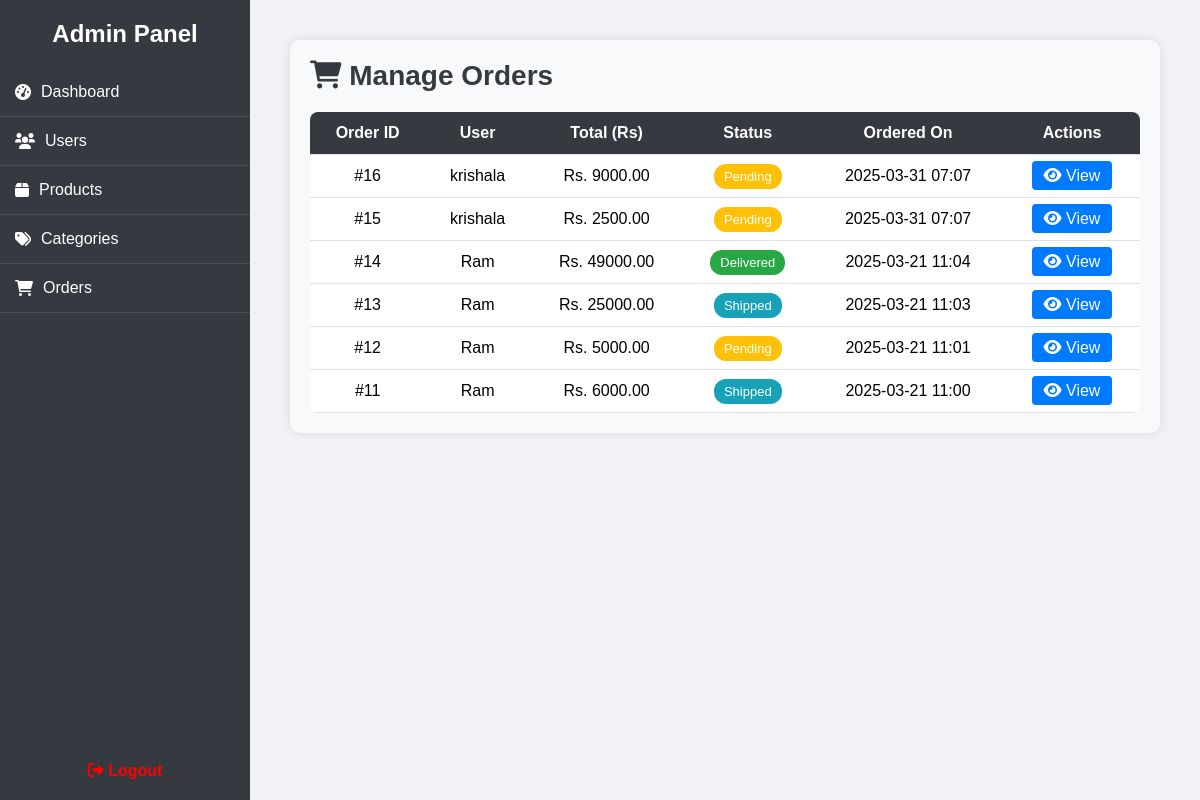
The app's page /accounts/admin/orders/, older data.
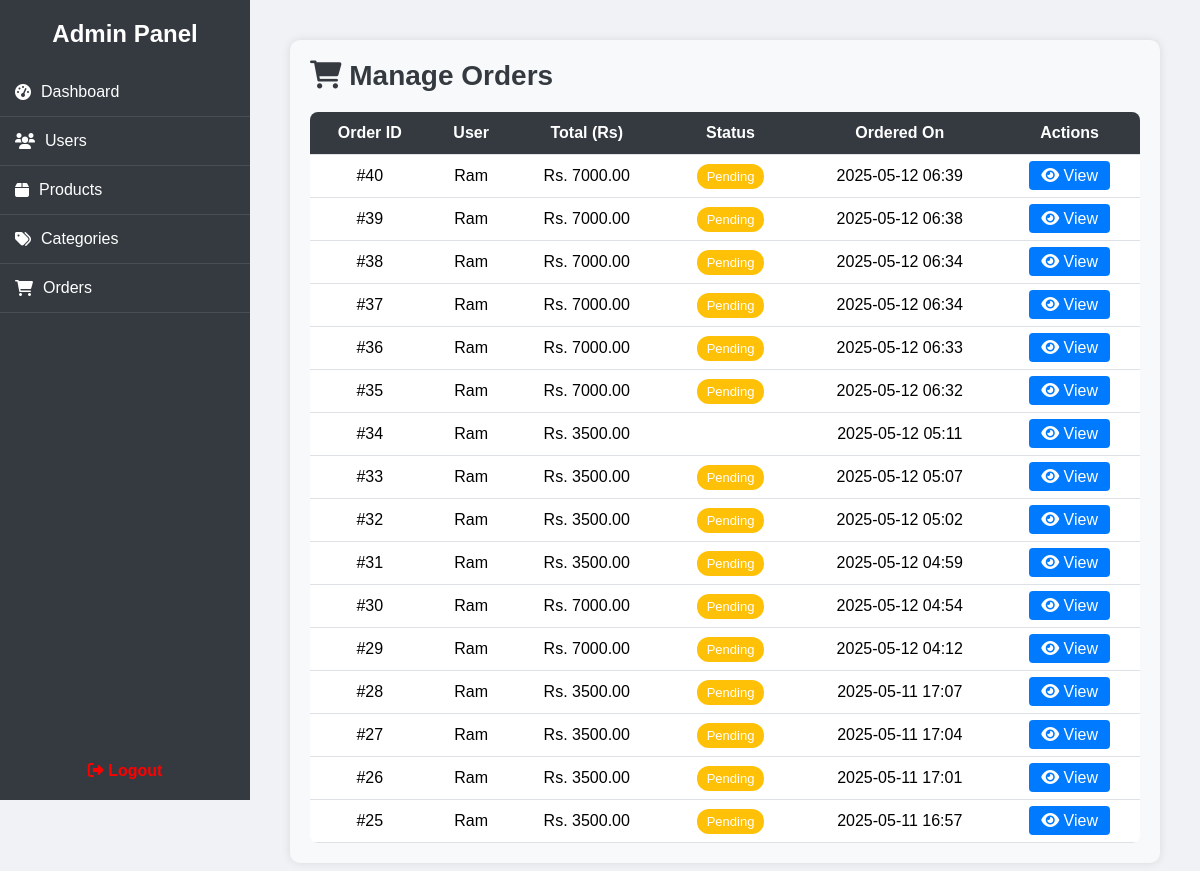
The same page, newer data.
### accounts/models.py (models this page shows, shortened)
class Order(models.Model):
    user = models.ForeignKey(CustomUser, on_delete=models.CASCADE)
    products = models.ManyToManyField(Product, through='OrderItem')
    total_price = models.DecimalField(max_digits=10, decimal_places=2)
    shipping_address = models.TextField()
    order_date = models.DateTimeField(auto_now_add=True)
    transaction_code = models.CharField(max_length=100, blank=True, null=True)
    status = models.CharField(
        max_length=20,
        choices=[("Pending", "Pending"), ("Shipped", "Shipped"), ("Delivered", "Delivered")],
        default="Pending"
    )

class CustomUser(AbstractUser):
    is_admin = models.BooleanField(default=False)
    profile_picture=models.ImageField(upload_to="profile_pictures/",default="profile_pictures/default.jpg")

### accounts/views.py (the view)
# urls.py: path('admin/orders/', views.admin_orders, name='admin_orders'),
def admin_orders(request):
    orders = Order.objects.select_related('user').order_by('-order_date')
    return render(request, 'accounts/admin_orders.html', {'orders': orders})

### accounts/context_processors.py (called while the page is built)
def category_list(request):
    categories = Category.objects.all()
    return {"categories": categories}

### accounts/templates/accounts/admin_orders.html (shortened to what this page needs)
{% extends 'accounts/admin_dashboard.html' %}
{% load static %}
{% block content %}
<div class="orders-container">
    <div class="orders-header">
        <h2><i class="fas fa-shopping-cart"></i> Manage Orders</h2>
    </div>
    <table>
        <thead>
            <tr>
                <th>Order ID</th>
                <th>User</th>
                <th>Total (Rs)</th>
                <th>Status</th>
                <th>Ordered On</th>
                <th>Actions</th>
            </tr>
        </thead>
        <tbody>
            {% for order in orders %}
            <tr>
                <td>#{{ order.id }}</td>
                <td>{{ order.user.username }}</td>
                <td>Rs. {{ order.total_price }}</td>
                <td>
                    <span class="status-badge status-{{ order.status }}">{{ order.status }}</span>
                </td>
                <td>{{ order.order_date|date:"Y-m-d H:i" }}</td>
                <td>
                    <a href="{% url 'order_detail' order.id %}" class="view-link"><i class="fas fa-eye"></i> View</a>
                </td>
            </tr>
            {% empty %}
            <tr><td colspan="6">No orders found.</td></tr>
            {% endfor %}
        </tbody>
    </table>
</div>
{% endblock %}

### accounts/templates/accounts/admin_dashboard.html (shortened to what this page needs)
<!DOCTYPE html>
<html lang="en">
<head>
    <link rel="stylesheet" href="https://cdnjs.cloudflare.com/ajax/libs/font-awesome/6.0.0/css/all.min.css">
</head>
<body>
     {% block sidebar %}
    <div class="sidebar">
        <h2>Admin Panel</h2>
        <ul>
            <li><a href="{% url 'admin_dashboard' %}"><i class="fas fa-tachometer-alt"></i> Dashboard</a></li>
            <li><a href="{% url 'user_list' %}"><i class="fas fa-users"></i> Users</a></li>
            <li>
                <a href="#"><i class="fas fa-box"></i> Products</a>
            </li>
            <li>
                <a href="#"><i class="fas fa-tags"></i> Categories</a>
            </li>
            <li><a href="{% url 'admin_orders' %}"><i class="fas fa-shopping-cart"></i> Orders</a></li>
        </ul>
        <div class="logout">
            <a href="{% url 'logout' %}"><i class="fas fa-sign-out-alt"></i> Logout</a>
        </div>
    </div>
    {% endblock %}
    <div class="main-content">
        {% block content %}{% endblock %}
    </div>
</body>
</html>

### accounts/templates/accounts/admin_dashboard.html (style rules this page uses)
* { margin: 0; padding: 0; box-sizing: border-box; font-family: 'Arial', sans-serif; }
body { display: flex; background: #f0f2f5; }
.sidebar { width: 250px; height: 100vh; background: #343a40; color: white; position: fixed; padding-top: 20px; overflow-y: auto; }
.sidebar h2 { text-align: center; margin-bottom: 20px; }
.sidebar ul { list-style: none; }
.sidebar ul li { padding: 15px; border-bottom: 1px solid rgba(255,255,255,0.1); }
.sidebar ul li a { color: white; text-decoration: none; display: flex; align-items: center; gap: 10px; }
.main-content { margin-left: 250px; padding: 20px; flex: 1; }
.logout { position: absolute; bottom: 20px; width: 100%; text-align: center; }
.logout a { color: red; font-weight: bold; text-decoration: none; }

### accounts/templates/accounts/admin_orders.html (style rules this page uses)
.orders-container { padding: 20px; background-color: #f8f9fa; border-radius: 10px; box-shadow: 0 0 10px rgba(0,0,0,0.1); margin: 20px; }
.orders-header { display: flex; justify-content: space-between; align-items: center; }
.orders-header h2 { color: #343a40; font-size: 28px; }
table { width: 100%; border-collapse: collapse; margin-top: 20px; background-color: #fff; border-radius: 8px; overflow: hidden; }
thead { background-color: #343a40; color: #fff; }
th, td { padding: 12px 15px; text-align: center; border-bottom: 1px solid #dee2e6; }
a.view-link { background-color: #007bff; color: #fff; padding: 6px 12px; border-radius: 4px; text-decoration: none; transition: 0.3s; }
.status-badge { padding: 5px 10px; border-radius: 12px; color: #fff; font-size: 13px; font-weight: 500; }
.status-Pending { background-color: #ffc107; }

Row changes from the older to the newer data that the page shows:
removed Order: id "16", user.username "krishala", total_price "9000.00", status "Pending", order_date "2025-03-31 07:07"
removed Order: id "15", user.username "krishala", total_price "2500.00", status "Pending", order_date "2025-03-31 07:07"
removed Order: id "14", user.username "Ram", total_price "49000.00", status "Delivered", order_date "2025-03-21 11:04"
removed Order: id "13", user.username "Ram", total_price "25000.00", status "Shipped", order_date "2025-03-21 11:03"
removed Order: id "12", user.username "Ram", total_price "5000.00", status "Pending", order_date "2025-03-21 11:01"
removed Order: id "11", user.username "Ram", total_price "6000.00", status "Shipped", order_date "2025-03-21 11:00"
added Order: id "40", user.username "Ram", total_price "7000.00", status "Pending", order_date "2025-05-12 06:39"
added Order: id "39", user.username "Ram", total_price "7000.00", status "Pending", order_date "2025-05-12 06:38"
added Order: id "38", user.username "Ram", total_price "7000.00", status "Pending", order_date "2025-05-12 06:34"
added Order: id "37", user.username "Ram", total_price "7000.00", status "Pending", order_date "2025-05-12 06:34"
added Order: id "36", user.username "Ram", total_price "7000.00", status "Pending", order_date "2025-05-12 06:33"
added Order: id "35", user.username "Ram", total_price "7000.00", status "Pending", order_date "2025-05-12 06:32"
added Order: id "34", user.username "Ram", total_price "3500.00", order_date "2025-05-12 05:11", status "Confirmed" (drawn)
added Order: id "33", user.username "Ram", total_price "3500.00", status "Pending", order_date "2025-05-12 05:07"
added Order: id "32", user.username "Ram", total_price "3500.00", status "Pending", order_date "2025-05-12 05:02"
added Order: id "31", user.username "Ram", total_price "3500.00", status "Pending", order_date "2025-05-12 04:59"
added Order: id "30", user.username "Ram", total_price "7000.00", status "Pending", order_date "2025-05-12 04:54"
added Order: id "29", user.username "Ram", total_price "7000.00", status "Pending", order_date "2025-05-12 04:12"
added Order: id "28", user.username "Ram", total_price "3500.00", status "Pending", order_date "2025-05-11 17:07"
added Order: id "27", user.username "Ram", total_price "3500.00", status "Pending", order_date "2025-05-11 17:04"
added Order: id "26", user.username "Ram", total_price "3500.00", status "Pending", order_date "2025-05-11 17:01"
added Order: id "25", user.username "Ram", total_price "3500.00", status "Pending", order_date "2025-05-11 16:57"
